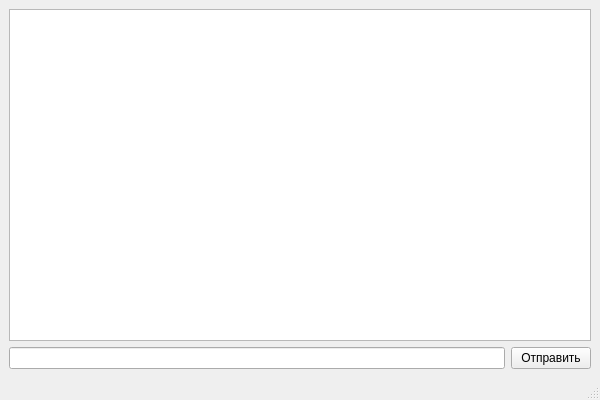
<?xml version="1.0" encoding="UTF-8"?>
<ui version="4.0">
 <class>PrivateChatWindow</class>
 <widget class="QMainWindow" name="PrivateChatWindow">
  <property name="geometry">
   <rect>
    <x>0</x>
    <y>0</y>
    <width>600</width>
    <height>400</height>
   </rect>
  </property>
  <property name="windowTitle">
   <string>Приватный чат</string>
  </property>
  <widget class="QWidget" name="centralwidget">
   <layout class="QVBoxLayout" name="verticalLayout">
    <item>
     <widget class="QTextEdit" name="chatTextEdit">
      <property name="readOnly">
       <bool>true</bool>
      </property>
     </widget>
    </item>
    <item>
     <layout class="QHBoxLayout" name="horizontalLayout">
      <item>
       <widget class="QLineEdit" name="messageEdit"/>
      </item>
      <item>
       <widget class="QPushButton" name="sendButton">
        <property name="text">
         <string>Отправить</string>
        </property>
       </widget>
      </item>
     </layout>
    </item>
   </layout>
  </widget>
  <widget class="QMenuBar" name="menubar">
   <property name="geometry">
    <rect>
     <x>0</x>
     <y>0</y>
     <width>600</width>
     <height>21</height>
    </rect>
   </property>
  </widget>
  <widget class="QStatusBar" name="statusbar"/>
 </widget>
 <resources/>
 <connections/>
</ui>
